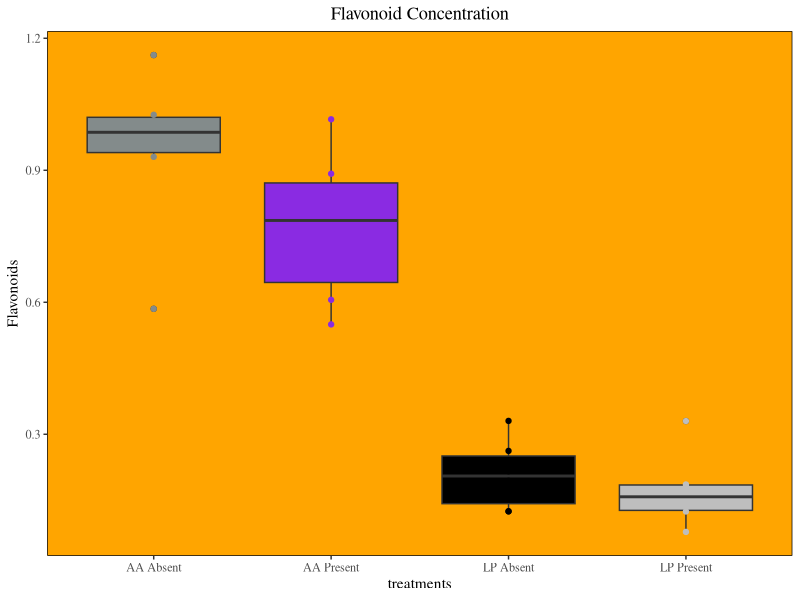

Write the R code that produced this figure.
library(ggplot2)
library(ggthemes)

master1<-read.csv("olivia/Harvard Master2.csv")
colnames(master1)

master1$treatment <- stringr::str_extract(master1$Leaf.Number, "^..")

ggplot(data = master1, mapping = aes(x = treatment, y = Flavonoids )) +
  geom_boxplot(aes(fill = treatment))+
  geom_point(aes(color = treatment))+
  scale_fill_manual(values = c ("azure4","blueviolet","black","grey"),
                    (name="legendtitle"),
                    label=c("AA Absent","AA Present","LP Absent", "LP Present"))+
  scale_color_manual(values = c ("azure4","blueviolet","black","grey"),
  (name="legendtitle"),
  label=c("AA Absent","AA Present","LP Absent", "LP Present"))+
 
   scale_x_discrete(label=c("AA Absent","AA Present","LP Absent", "LP Present"),name = "treatments")+
  ylab("Flavonoids")+
  ggtitle("Flavonoid Concentration")+
  
  theme_tufte()+
  
  theme(legend.position="none",
        panel.background =element_rect(fill="orange"),
        plot.title = element_text(hjust = 0.5))




                



  

  
  
